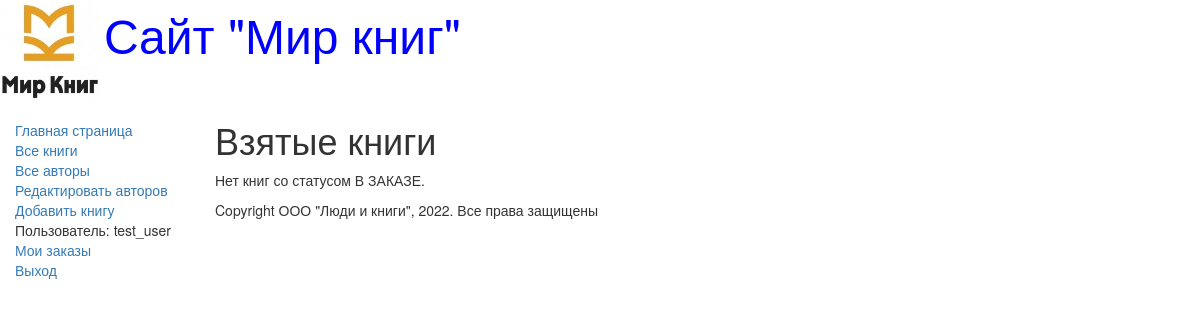
The page /mybooks/ (signed in) on the database as committed earlier.
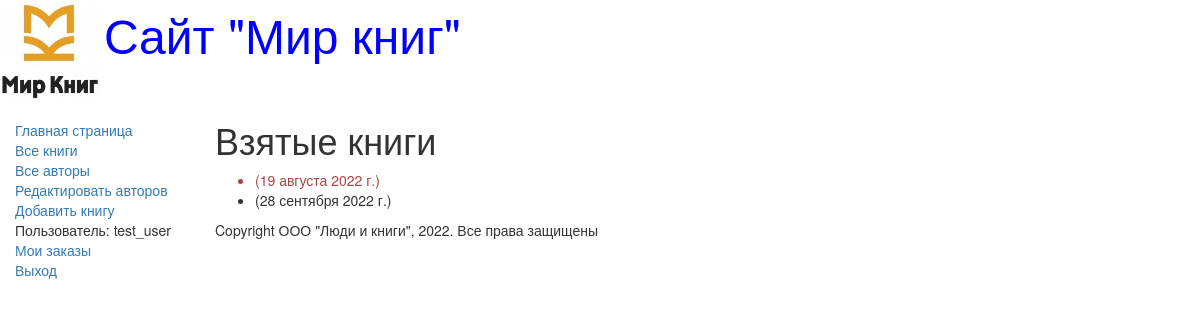
The same page on the database as committed later.
### catalog/models.py (models this page shows, shortened)
class BookInstance(models.Model):
    book = models.ForeignKey(
        'Book', on_delete=models.CASCADE, null=True
    )
    inv_nom = models.CharField(
        max_length=20, null=True,
        help_text='Введите инвентарный номер экземпляра',
        verbose_name='Инвентраный номер экземпляра'
    )
    imprint = models.CharField(
        max_length=200,
        help_text='Введите издательство и год выпуска',
        verbose_name='Издательство'
    )
    status = models.ForeignKey(
        'Status',on_delete=models.CASCADE, null=True,
        help_text='Изменить состояние экземпляра',
        verbose_name='Состояние экземпляра книги'
    )
    due_back = models.DateField(
        null=True, blank=True,
        help_text='Введите конец срока статуса',
        verbose_name='Дата окончания статуса'
    )
    borrower = models.ForeignKey(
        User, on_delete=models.SET_NULL,
        null=True, blank=True,
        verbose_name='Заказчик',
        help_text='Выберите заказчика книги'
    )
    @property
    def is_overdue(self):
        if self.due_back and date.today() > self.due_back:
            return True
        return False

### catalog/views.py (the view)
# urls.py: path('mybooks/', views.LoanedBooksByUserListView.as_view(), name='my-borrowed'),
class LoanedBooksByUserListView(LoginRequiredMixin, generic.ListView):
    model = BookInstance
    template_name = 'catalog/bookinstance_list_borrowed_user.html'
    paginate_by = 10
    def get_queryset(self):
        return BookInstance.objects.filter(borrower=self.request.user)\
            .filter(status__exact='2').order_by('due_back')

### catalog/templates/catalog/bookinstance_list_borrowed_user.html (shortened to what this page needs)
{% extends 'base_generic.html' %}
{% block content %}
    <h1>Взятые книги</h1>
    {% if bookinstance_list %}
    <ul>
        {% for bookinst in bookinstance_list %}
        <li class="{% if bookinst.is_overdue %}text-danger{% endif %}">
            ({{bookinst.due_back}})
        </li>
        {% endfor %}
    </ul>
    {% else %}
        <p>Нет книг со статусом В ЗАКАЗЕ.</p>
    {% endif %}
{% endblock %}

### catalog/templates/base_generic.html (shortened to what this page needs)
<!DOCTYPE html>
<html lang="en">
<head>
    <link rel="stylesheet"
          href="https://maxcdn.bootstrapcdn.com/bootstrap/3.3.7/css/bootstrap.min.css">
    {% load static %}
    <link rel="stylesheet" href="{% static 'css/styles.css' %}">
    {% block head %}
        <img src="{% static 'images/logotip.jpg' %}"
        style="width:100px; height:100px;" align="absmiddle">
        <font size=7, color="blue">Сайт "Мир книг"</font>
    {% endblock %}
</head>
<body>
    <div class="container-fluid">
        <div class="row">
            <div class="col-sm-2">
            {% block sidebar %}
            <ul class="sidebar-nav">
                <li><a href="{% url 'index' %}">Главная страница</a></li>
                <li><a href="{% url 'books' %}">Все книги</a></li>
                <li><a href="{% url 'authors' %}">Все авторы</a></li>
                <li><a href="{% url 'authors_add' %}">Редактировать авторов</a></li>
                <li><a href="{% url 'book_create' %}">Добавить книгу</a></li>
                {% if user.is_authenticated %}
                    <li>Пользователь: {{user.get_username}}</li>
                    <li><a href="{% url 'my-borrowed' %}">Мои заказы</a></li>
                    <li><a href="{% url 'logout' %}?next={{request.path}}">Выход</a></li>
                {% else %}
                    <li><a href="{% url 'login' %}?next={{request.path}}">Вход</a></li>
                {% endif %}
            </ul>
            {% endblock %}
            </div>
            <div class="col-sm-10">
            {% block content %}{% endblock %}
            {% block footer %}
                {% block copyright %}
                <p>Copyright ООО "Люди и книги", 2022. Все права защищены</p>
                {% endblock %}
            {% endblock %}
            </div>
        </div>
    </div>
</body>
</html>

### catalog/static/css/styles.css (style rules this page uses)
.sidebar-nav { margin-top: 20px; padding: 0; list-style: none; }

Rows that differ between the two databases and show on the page:
now on this page (row edited): BookInstance: due_back "19 августа 2022 г."
now on this page (row edited): BookInstance: due_back "28 сентября 2022 г."
Other text that changed with them:
text no longer shown: "Нет книг со статусом В ЗАКАЗЕ."
